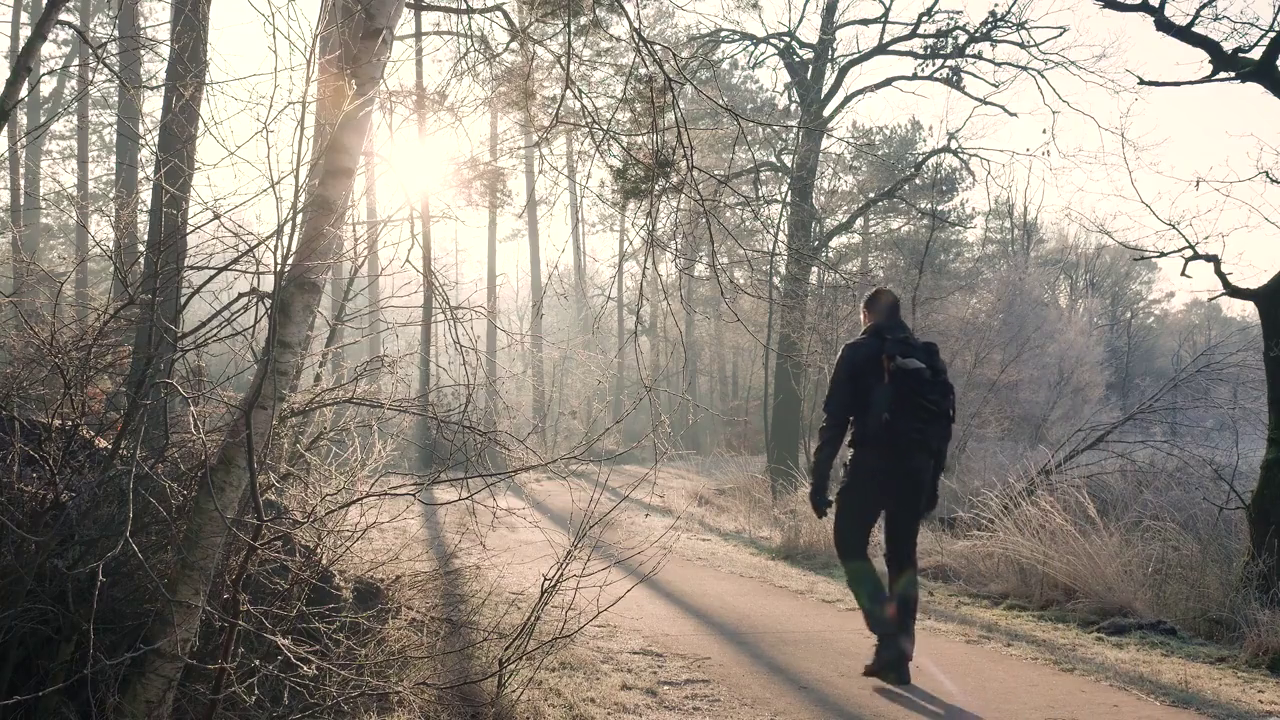
#> input picture frame 42 of Lab_03_video_processing/video_01.mp4, 1280 x 720 px
$ jupyter execute Tasks.ipynb
#> lines starting #> are read from the running program, lines starting #| are printed output that depends on the picture
[cell 1]
import cv2
import numpy as np
import os

# Task 01:

[cell 2]
import cv2

# ------------------------------
# Lab Task 1: Processing Video Frames
# ------------------------------

# Load the video
video = cv2.VideoCapture("E:\\vs code\\git\\Computer Vision\\Lab_03_video_processing\\video_01.mp4")

if not video.isOpened():
    print("Error: Could not open video.")
    exit()

# Get video properties
width = int(video.get(cv2.CAP_PROP_FRAME_WIDTH))
height = int(video.get(cv2.CAP_PROP_FRAME_HEIGHT))
fps = int(video.get(cv2.CAP_PROP_FPS))

frame_count = 0

while True:
    ret, frame = video.read()
#> frame is the input picture: shape (720, 1280, 3); mean B, G, R 128.5, 138.8, 146.5
    if not ret:
        break  # End of video

    frame_count += 1

    # ------------------------------
    # Image Processing Techniques
    # ------------------------------

    # Resize frame (50%)
    resized_frame = cv2.resize(frame, (width//2, height//2))
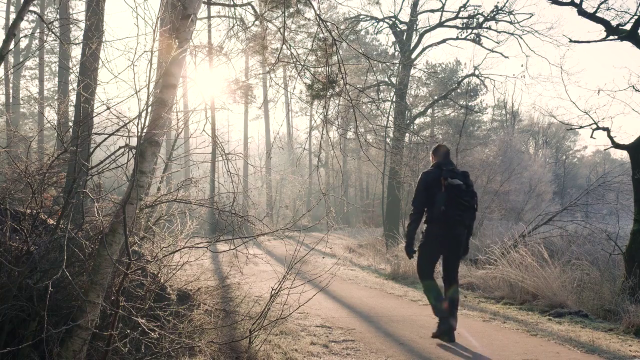
#> resized_frame: shape (360, 640, 3); mean B, G, R 128.6, 138.9, 146.6

    #  Apply Gaussian Blur
    blurred_frame = cv2.GaussianBlur(frame, (15, 15), 0)
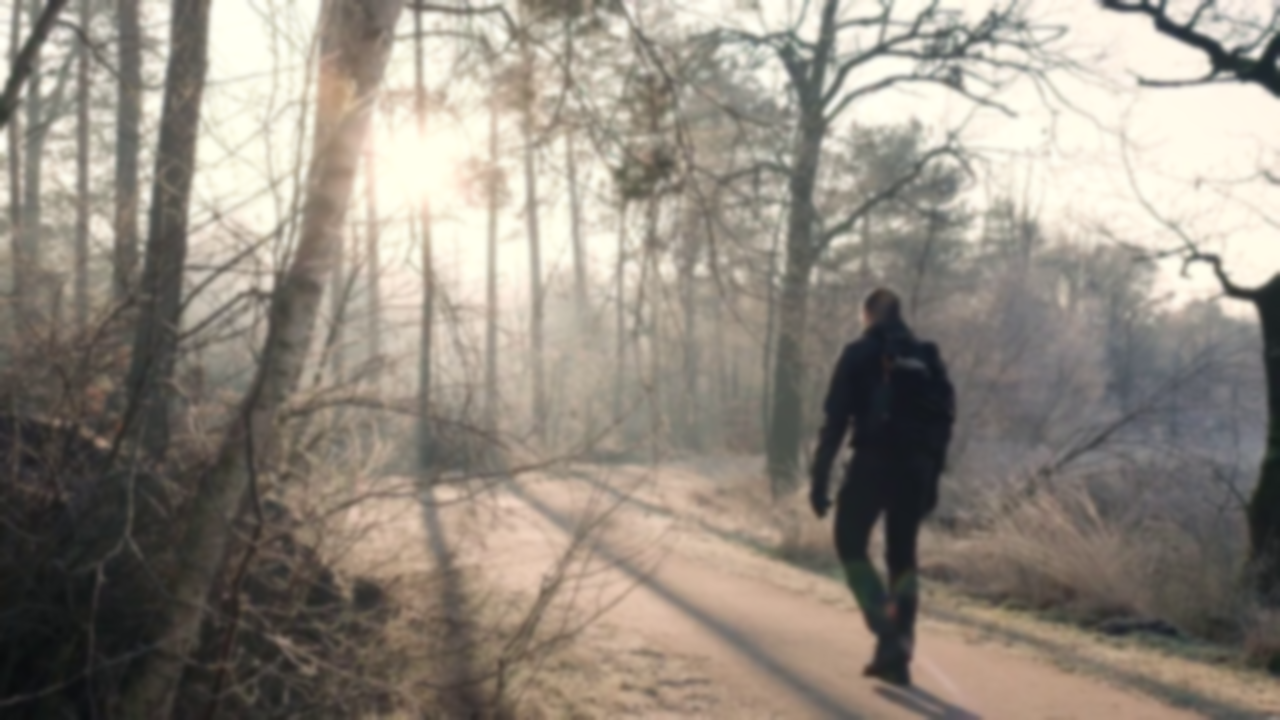
#> blurred_frame: shape (720, 1280, 3); mean B, G, R 128.5, 138.8, 146.5

    # 3️⃣ Convert to Grayscale
    gray_frame = cv2.cvtColor(frame, cv2.COLOR_BGR2GRAY)
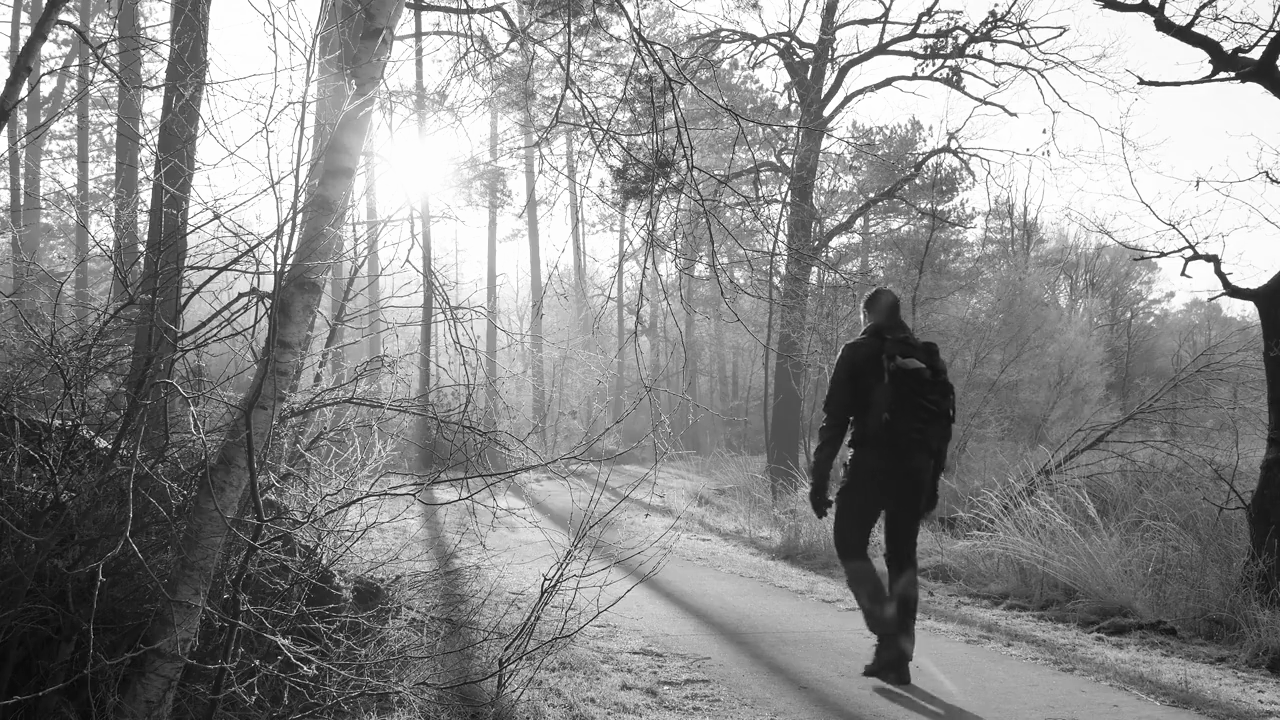
#> gray_frame: shape (720, 1280); min 3, max 255, mean 139.9
    gray_frame_bgr = cv2.cvtColor(gray_frame, cv2.COLOR_GRAY2BGR)  # convert back to BGR for concatenation

    # ------------------------------
    # Resize all images to same size for 2x2 display
    # ------------------------------
    half_width = width // 2
    half_height = height // 2

    frame_small = cv2.resize(frame, (half_width, half_height))
    resized_small = cv2.resize(resized_frame, (half_width, half_height))
    blurred_small = cv2.resize(blurred_frame, (half_width, half_height))
    gray_small = cv2.resize(gray_frame_bgr, (half_width, half_height))

    # ------------------------------
    # Combine images into 2x2 layout
    # ------------------------------
    top_row = cv2.hconcat([frame_small, resized_small])
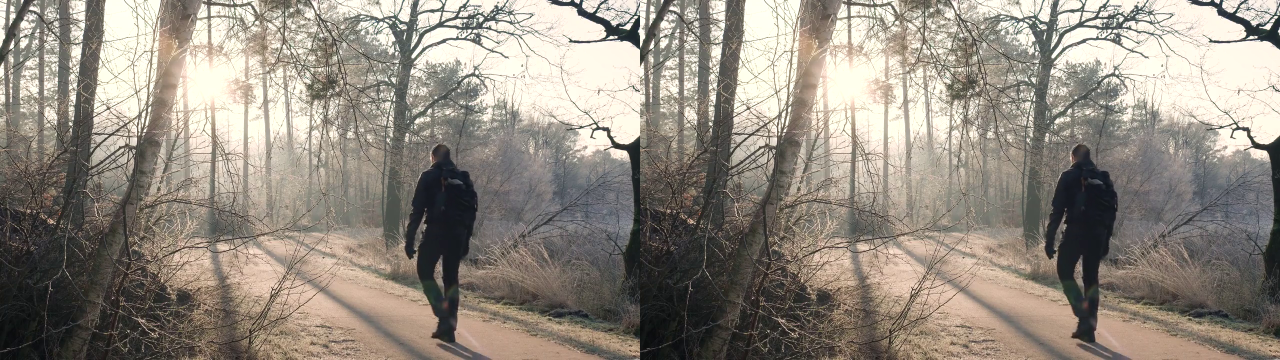
#> top_row: shape (360, 1280, 3); mean B, G, R 128.6, 138.9, 146.6
    bottom_row = cv2.hconcat([blurred_small, gray_small])
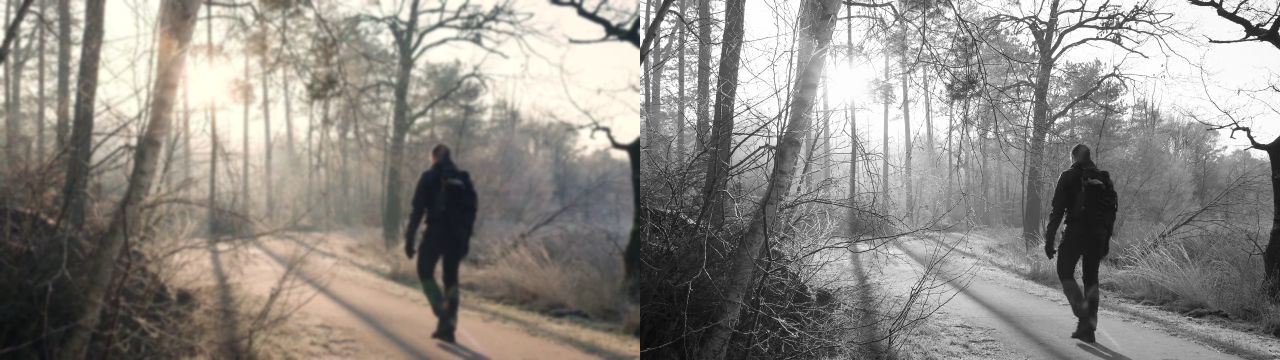
#> bottom_row: shape (360, 1280, 3); mean B, G, R 134.3, 139.5, 143.3
    combined_display = cv2.vconcat([top_row, bottom_row])
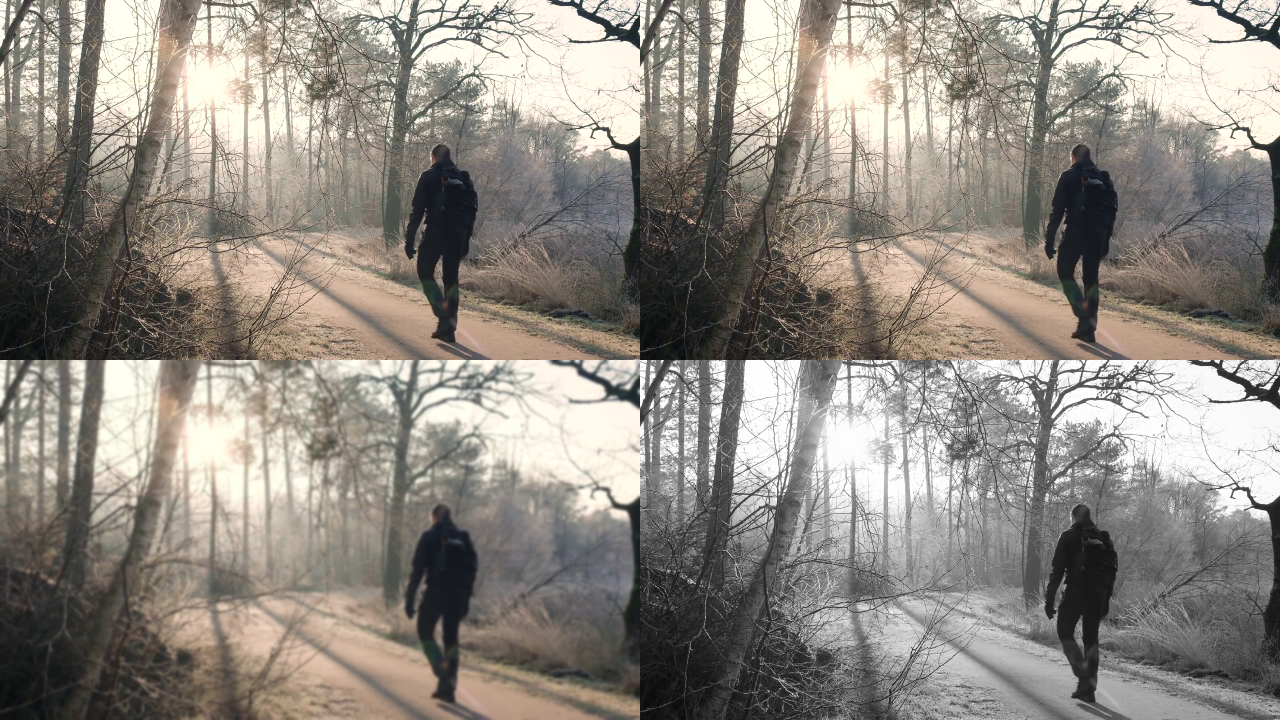
#> combined_display: shape (720, 1280, 3); mean B, G, R 131.5, 139.2, 145

    # ------------------------------
    # Display the combined frames
    # ------------------------------
    cv2.imshow("Lab Task 1: Original & Processed Frames", combined_display)

    if cv2.waitKey(25) & 0xFF == ord('q'):
#> (key q is pressed here)
        break

video.release()
cv2.destroyAllWindows()
print(f"Lab Task 1 Completed: {frame_count} frames processed and displayed successfully.")

$ run again, starting later in the video
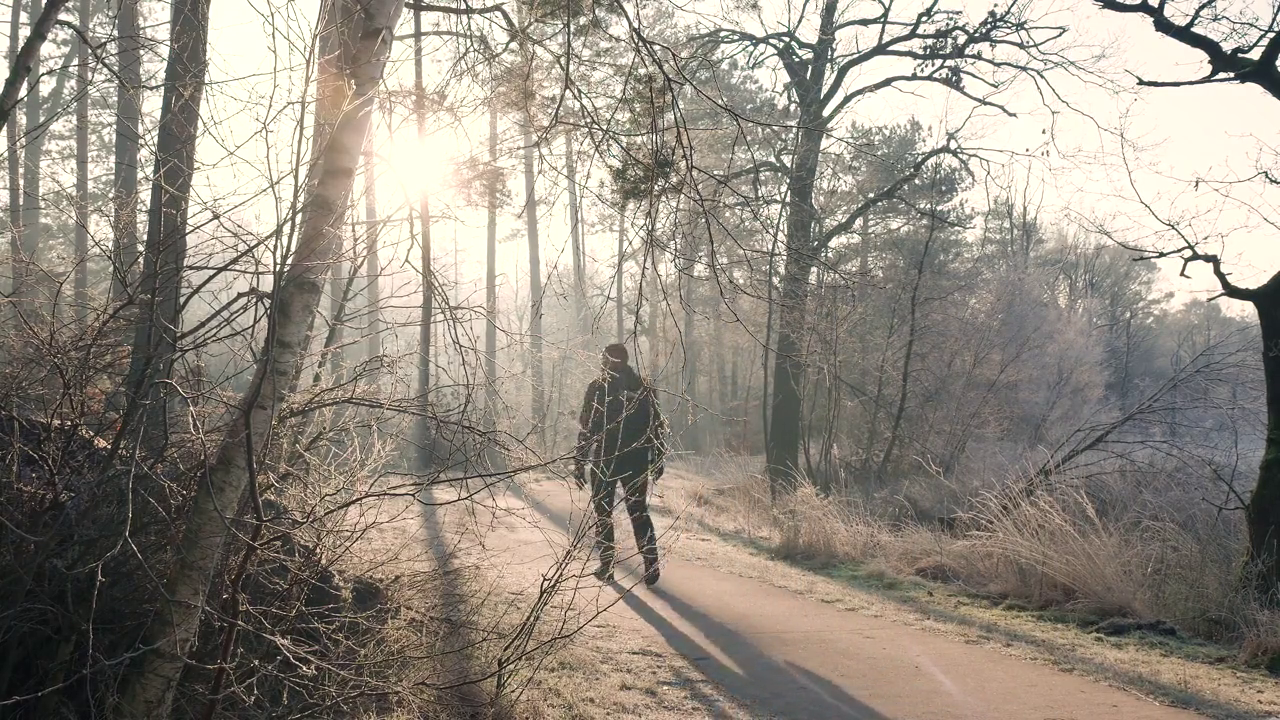
#> input picture frame 190 of Lab_03_video_processing/video_01.mp4, 1280 x 720 px
#> frame is the input picture: shape (720, 1280, 3); mean B, G, R 129.5, 140.3, 147.8
#> `bottom_row = cv2.hconcat([blurred_small, gray_small])`:
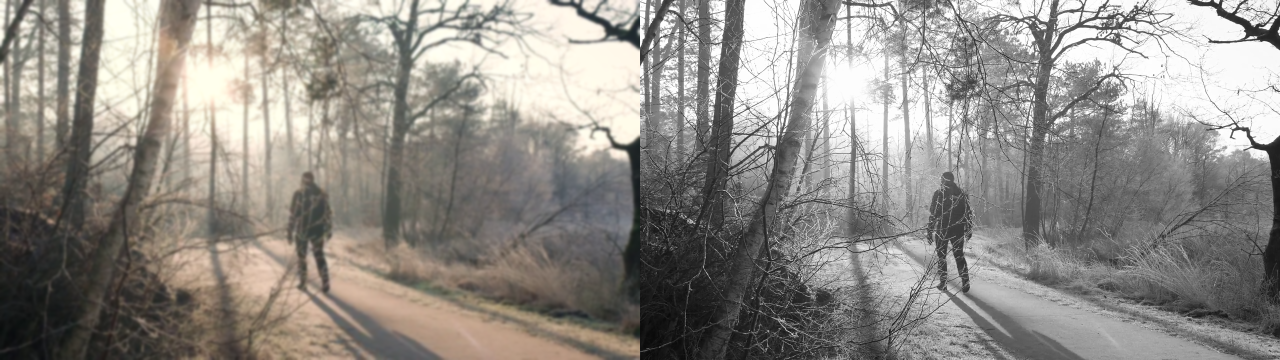
#> bottom_row: shape (360, 1280, 3); mean B, G, R 135.5, 140.9, 144.6
#> `combined_display = cv2.vconcat([top_row, bottom_row])`:
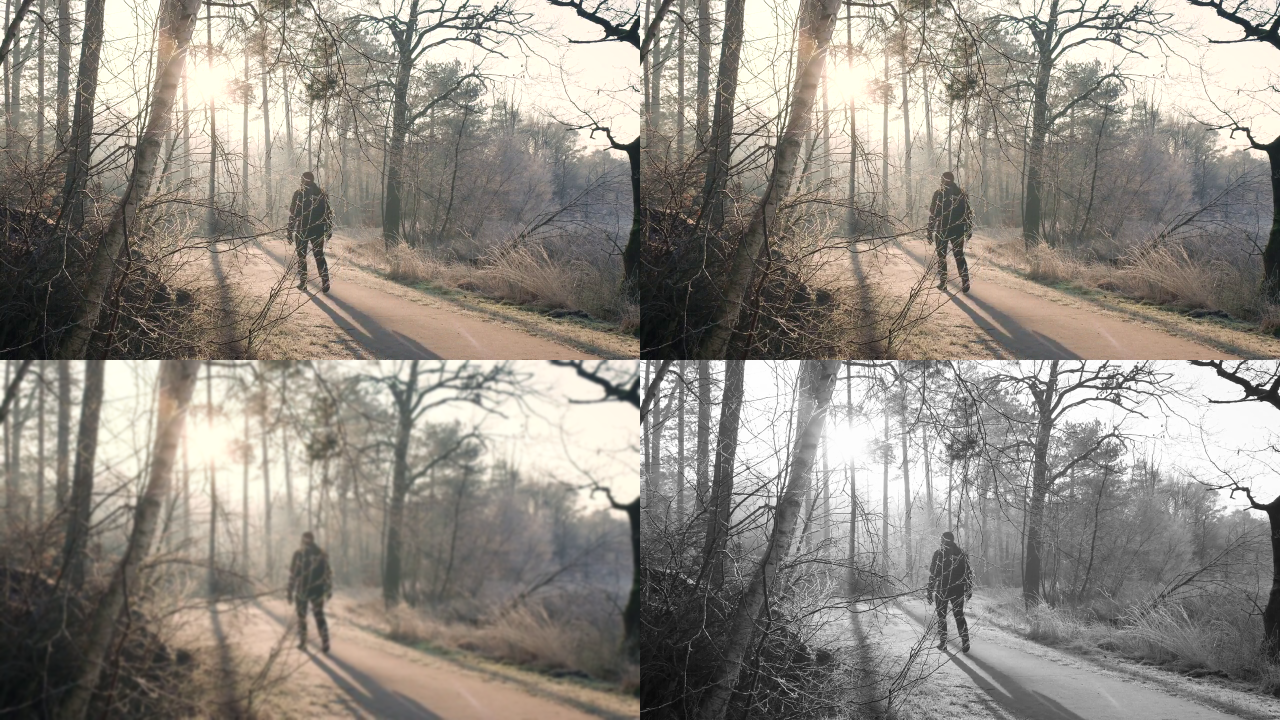
#> combined_display: shape (720, 1280, 3); mean B, G, R 132.6, 140.7, 146.3

$ run again, starting later in the video
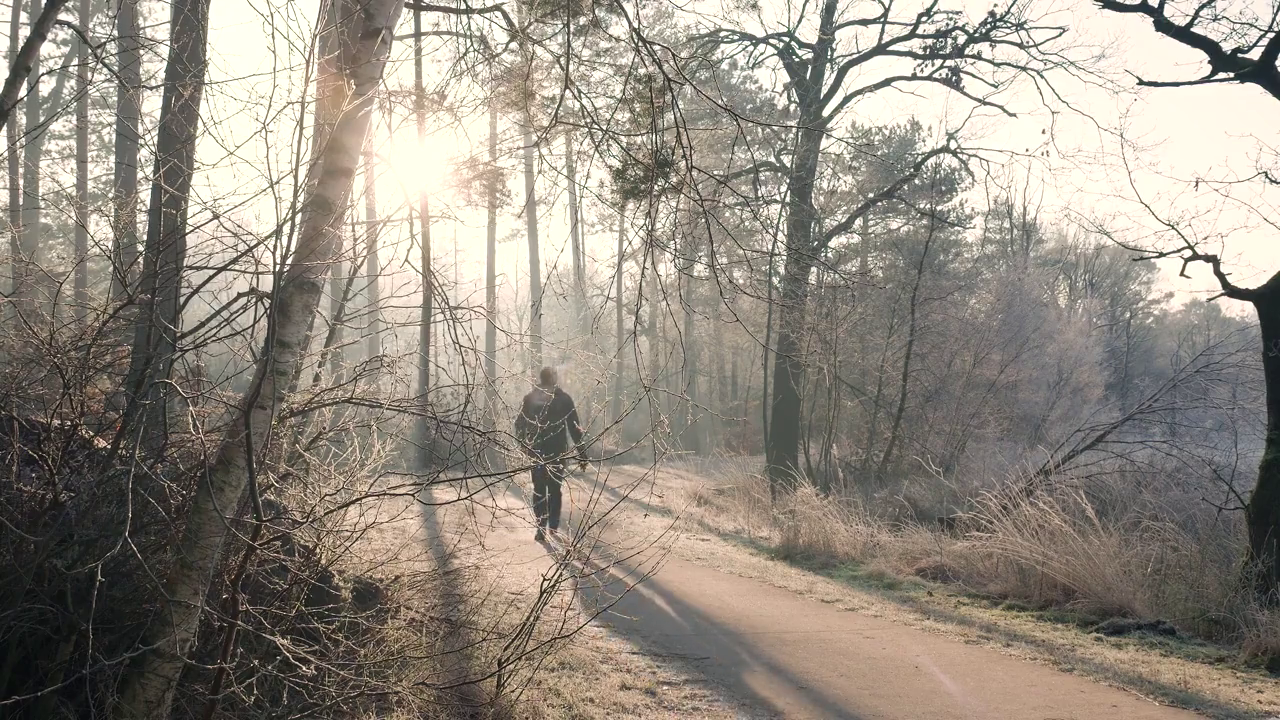
#> input picture frame 338 of Lab_03_video_processing/video_01.mp4, 1280 x 720 px
#> frame is the input picture: shape (720, 1280, 3); mean B, G, R 129.5, 140.2, 147.7
#> `bottom_row = cv2.hconcat([blurred_small, gray_small])`:
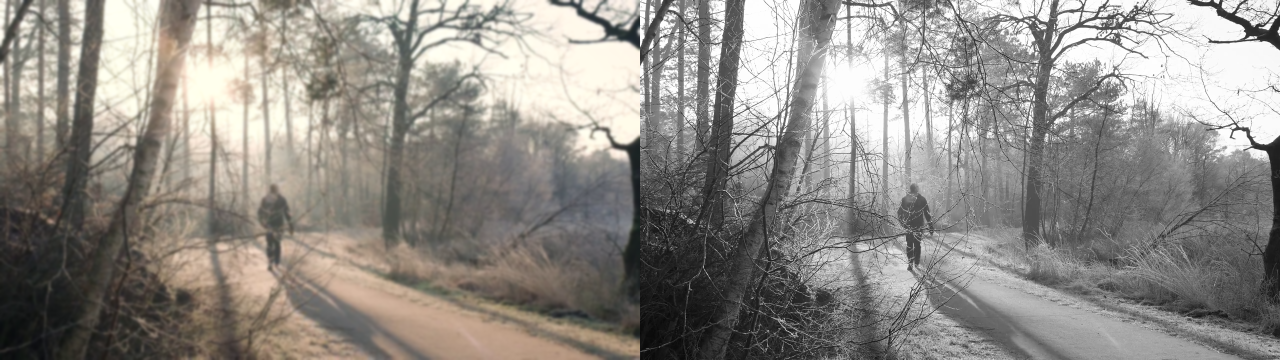
#> bottom_row: shape (360, 1280, 3); mean B, G, R 135.5, 140.8, 144.5
#> `combined_display = cv2.vconcat([top_row, bottom_row])`:
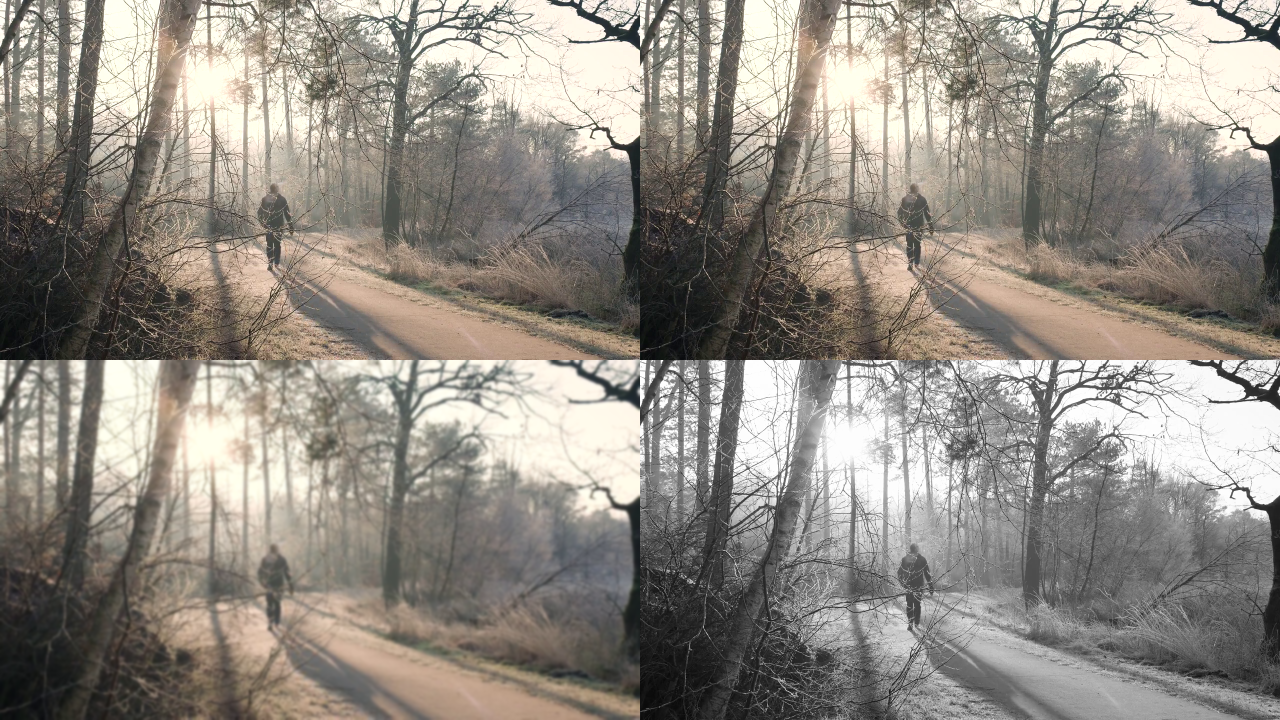
#> combined_display: shape (720, 1280, 3); mean B, G, R 132.5, 140.5, 146.2
